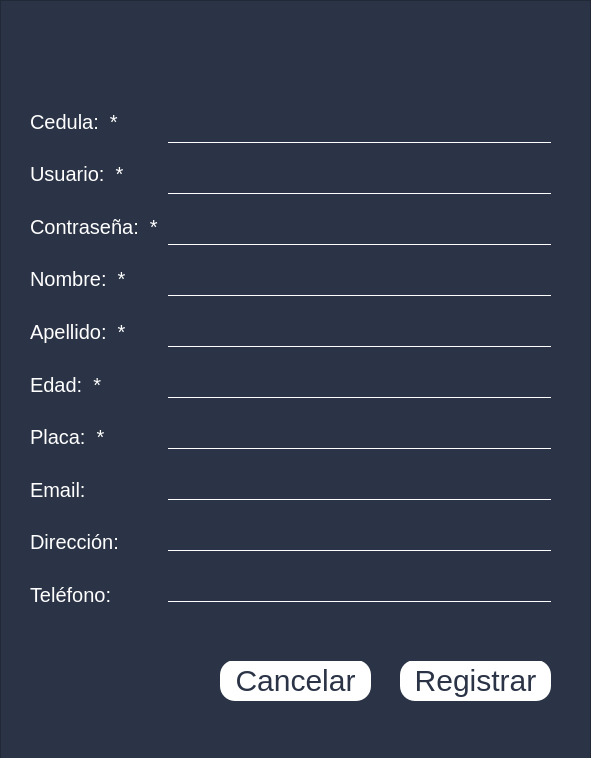
<?xml version="1.0" encoding="UTF-8"?>
<ui version="4.0">
 <class>MainWindow</class>
 <widget class="QMainWindow" name="MainWindow">
  <property name="geometry">
   <rect>
    <x>0</x>
    <y>0</y>
    <width>591</width>
    <height>758</height>
   </rect>
  </property>
  <property name="sizePolicy">
   <sizepolicy hsizetype="Fixed" vsizetype="Fixed">
    <horstretch>0</horstretch>
    <verstretch>0</verstretch>
   </sizepolicy>
  </property>
  <property name="windowTitle">
   <string>MainWindow</string>
  </property>
  <property name="styleSheet">
   <string notr="true">*{
font-family: segoe ui;
}
QFrame{
background: #2B3446;
}
QPushButton{
color: #2B3446;
border-radius: 15px;
background:white;
font-size: 30px
}
QToolButton{
background: transparent;
border:none;
}
QPushButton:hover{
background: #2B3446;
color: white;
border-color: white;
border-radius: 15px;
font-size: 30px
}
QLineEdit{
background: #2B3446;
color: white;
border: none;
border-bottom: 1px solid;
border-color: white;
font-size: 23px
}
QLabel{
font-size: 20px;
background: transparent;
color: white;
background: #2B3446;
}
#ErrorLabel{
color: red
}</string>
  </property>
  <widget class="QWidget" name="centralwidget">
   <property name="sizePolicy">
    <sizepolicy hsizetype="Fixed" vsizetype="Fixed">
     <horstretch>0</horstretch>
     <verstretch>0</verstretch>
    </sizepolicy>
   </property>
   <widget class="QFrame" name="frame">
    <property name="geometry">
     <rect>
      <x>0</x>
      <y>0</y>
      <width>591</width>
      <height>761</height>
     </rect>
    </property>
    <property name="sizePolicy">
     <sizepolicy hsizetype="Fixed" vsizetype="Fixed">
      <horstretch>0</horstretch>
      <verstretch>0</verstretch>
     </sizepolicy>
    </property>
    <property name="frameShape">
     <enum>QFrame::StyledPanel</enum>
    </property>
    <property name="frameShadow">
     <enum>QFrame::Raised</enum>
    </property>
    <widget class="QPushButton" name="cancelar">
     <property name="geometry">
      <rect>
       <x>220</x>
       <y>660</y>
       <width>151</width>
       <height>41</height>
      </rect>
     </property>
     <property name="text">
      <string>Cancelar</string>
     </property>
    </widget>
    <widget class="QPushButton" name="archivar">
     <property name="geometry">
      <rect>
       <x>400</x>
       <y>660</y>
       <width>151</width>
       <height>41</height>
      </rect>
     </property>
     <property name="text">
      <string>Registrar</string>
     </property>
    </widget>
    <widget class="QLabel" name="ErrorLabel">
     <property name="geometry">
      <rect>
       <x>30</x>
       <y>630</y>
       <width>521</width>
       <height>31</height>
      </rect>
     </property>
     <property name="text">
      <string/>
     </property>
     <property name="alignment">
      <set>Qt::AlignLeading|Qt::AlignLeft|Qt::AlignVCenter</set>
     </property>
    </widget>
    <widget class="QLabel" name="label_11">
     <property name="geometry">
      <rect>
       <x>500</x>
       <y>10</y>
       <width>71</width>
       <height>91</height>
      </rect>
     </property>
     <property name="styleSheet">
      <string notr="true"/>
     </property>
     <property name="text">
      <string/>
     </property>
     <property name="pixmap">
      <pixmap resource="logo.qrc">:/logo/ep_blanco.svg</pixmap>
     </property>
     <property name="scaledContents">
      <bool>true</bool>
     </property>
    </widget>
    <widget class="QWidget" name="horizontalLayoutWidget">
     <property name="geometry">
      <rect>
       <x>30</x>
       <y>100</y>
       <width>521</width>
       <height>516</height>
      </rect>
     </property>
     <layout class="QHBoxLayout" name="horizontalLayout">
      <property name="spacing">
       <number>10</number>
      </property>
      <item>
       <layout class="QVBoxLayout" name="verticalLayout_4">
        <item>
         <widget class="QLabel" name="label">
          <property name="text">
           <string>Cedula:  *</string>
          </property>
         </widget>
        </item>
        <item>
         <widget class="QLabel" name="label_2">
          <property name="text">
           <string>Usuario:  *</string>
          </property>
         </widget>
        </item>
        <item>
         <widget class="QLabel" name="label_3">
          <property name="text">
           <string>Contraseña:  *</string>
          </property>
         </widget>
        </item>
        <item>
         <widget class="QLabel" name="label_4">
          <property name="text">
           <string>Nombre:  *</string>
          </property>
         </widget>
        </item>
        <item>
         <widget class="QLabel" name="label_5">
          <property name="text">
           <string>Apellido:  *</string>
          </property>
         </widget>
        </item>
        <item>
         <widget class="QLabel" name="label_6">
          <property name="text">
           <string>Edad:  *</string>
          </property>
         </widget>
        </item>
        <item>
         <widget class="QLabel" name="label_10">
          <property name="text">
           <string>Placa:  *</string>
          </property>
         </widget>
        </item>
        <item>
         <widget class="QLabel" name="label_7">
          <property name="text">
           <string>Email:</string>
          </property>
         </widget>
        </item>
        <item>
         <widget class="QLabel" name="label_8">
          <property name="text">
           <string>Dirección:</string>
          </property>
         </widget>
        </item>
        <item>
         <widget class="QLabel" name="label_9">
          <property name="text">
           <string>Teléfono:</string>
          </property>
         </widget>
        </item>
       </layout>
      </item>
      <item>
       <layout class="QVBoxLayout" name="verticalLayout">
        <property name="spacing">
         <number>8</number>
        </property>
        <item>
         <widget class="QLineEdit" name="cedula">
          <property name="styleSheet">
           <string notr="true"/>
          </property>
         </widget>
        </item>
        <item>
         <widget class="QLineEdit" name="nickname">
          <property name="styleSheet">
           <string notr="true"/>
          </property>
         </widget>
        </item>
        <item>
         <widget class="QLineEdit" name="password">
          <property name="styleSheet">
           <string notr="true"/>
          </property>
          <property name="echoMode">
           <enum>QLineEdit::PasswordEchoOnEdit</enum>
          </property>
         </widget>
        </item>
        <item>
         <widget class="QLineEdit" name="nombre">
          <property name="styleSheet">
           <string notr="true"/>
          </property>
         </widget>
        </item>
        <item>
         <widget class="QLineEdit" name="apellido">
          <property name="styleSheet">
           <string notr="true"/>
          </property>
         </widget>
        </item>
        <item>
         <widget class="QLineEdit" name="edad">
          <property name="styleSheet">
           <string notr="true"/>
          </property>
         </widget>
        </item>
        <item>
         <widget class="QLineEdit" name="placa"/>
        </item>
        <item>
         <widget class="QLineEdit" name="email">
          <property name="styleSheet">
           <string notr="true"/>
          </property>
         </widget>
        </item>
        <item>
         <widget class="QLineEdit" name="direccion">
          <property name="styleSheet">
           <string notr="true"/>
          </property>
         </widget>
        </item>
        <item>
         <widget class="QLineEdit" name="telefono">
          <property name="styleSheet">
           <string notr="true"/>
          </property>
         </widget>
        </item>
       </layout>
      </item>
     </layout>
    </widget>
   </widget>
  </widget>
 </widget>
 <resources>
  <include location="../logo.qrc"/>
  <include location="../logo.qrc"/>
  <include location="logo.qrc"/>
 </resources>
 <connections/>
</ui>
